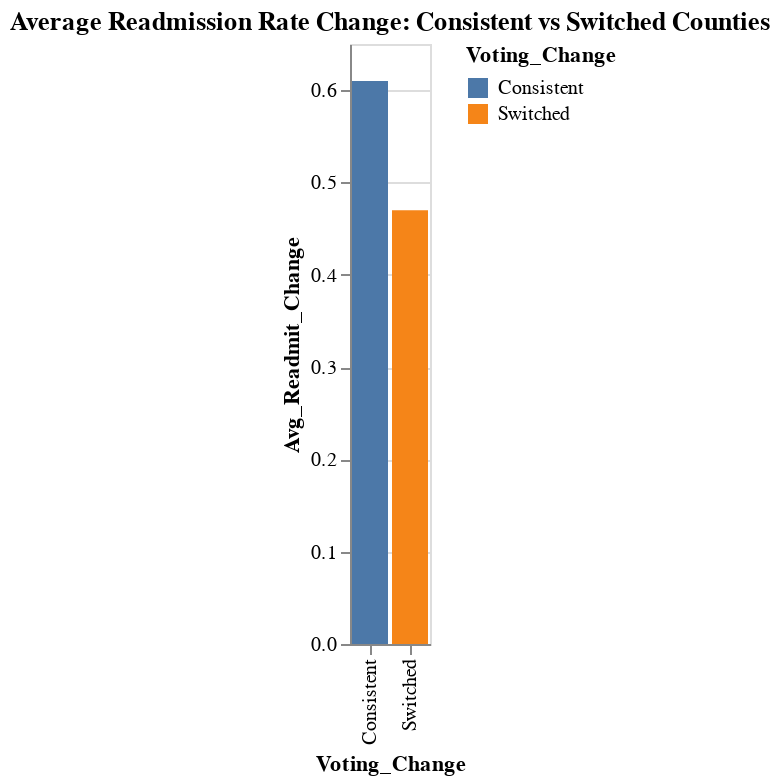

The notebook cell this image was saved under:
### Code cell
### RQ2: Average rate change for consistent vs. switched counties --- ###
query_Research_Question2 = """
SELECT
    CASE
        WHEN e2016.Win = e2020.Win THEN 'Consistent'
        ELSE 'Switched'
    END AS Voting_Change,
    ROUND(AVG(r2020."30_day_Readmission_Rate" - r2016."30_day_Readmission_Rate"), 2) AS Avg_Readmit_Change
FROM elections e2016
JOIN elections e2020 ON e2016.County = e2020.County AND e2016.Year = 2016 AND e2020.Year = 2020
JOIN readmissions r2016 ON e2016.County = r2016.County AND r2016.Year = 2016
JOIN readmissions r2020 ON e2020.County = r2020.County AND r2020.Year = 2020
GROUP BY Voting_Change;
"""
rq2_df = pd.read_sql_query(query_Research_Question2, conn)


# Simple bar chart
alt.Chart(rq2_df).mark_bar().encode(
    x='Voting_Change:N',
    y='Avg_Readmit_Change:Q',
    color='Voting_Change:N'
).properties(
    title='Average Readmission Rate Change: Consistent vs Switched Counties'
)

### Figure 1 — Vega-Lite specification as saved in the notebook (floating-point values rounded to 4 significant figures)
{"config": {"view": {"continuousWidth": 300, "continuousHeight": 300}}, "data": {"name": "data-5c0a508126971e1d300a9a487e243981"}, "mark": {"type": "bar"}, "encoding": {"color": {"field": "Voting_Change", "type": "nominal"}, "x": {"field": "Voting_Change", "type": "nominal"}, "y": {"field": "Avg_Readmit_Change", "type": "quantitative"}}, "title": "Average Readmission Rate Change: Consistent vs Switched Counties", "$schema": "https://vega.github.io/schema/vega-lite/v5.20.1.json", "datasets": {"data-5c0a508126971e1d300a9a487e243981": [{"Voting_Change": "Consistent", "Avg_Readmit_Change": 0.61}, {"Voting_Change": "Switched", "Avg_Readmit_Change": 0.47}]}}
